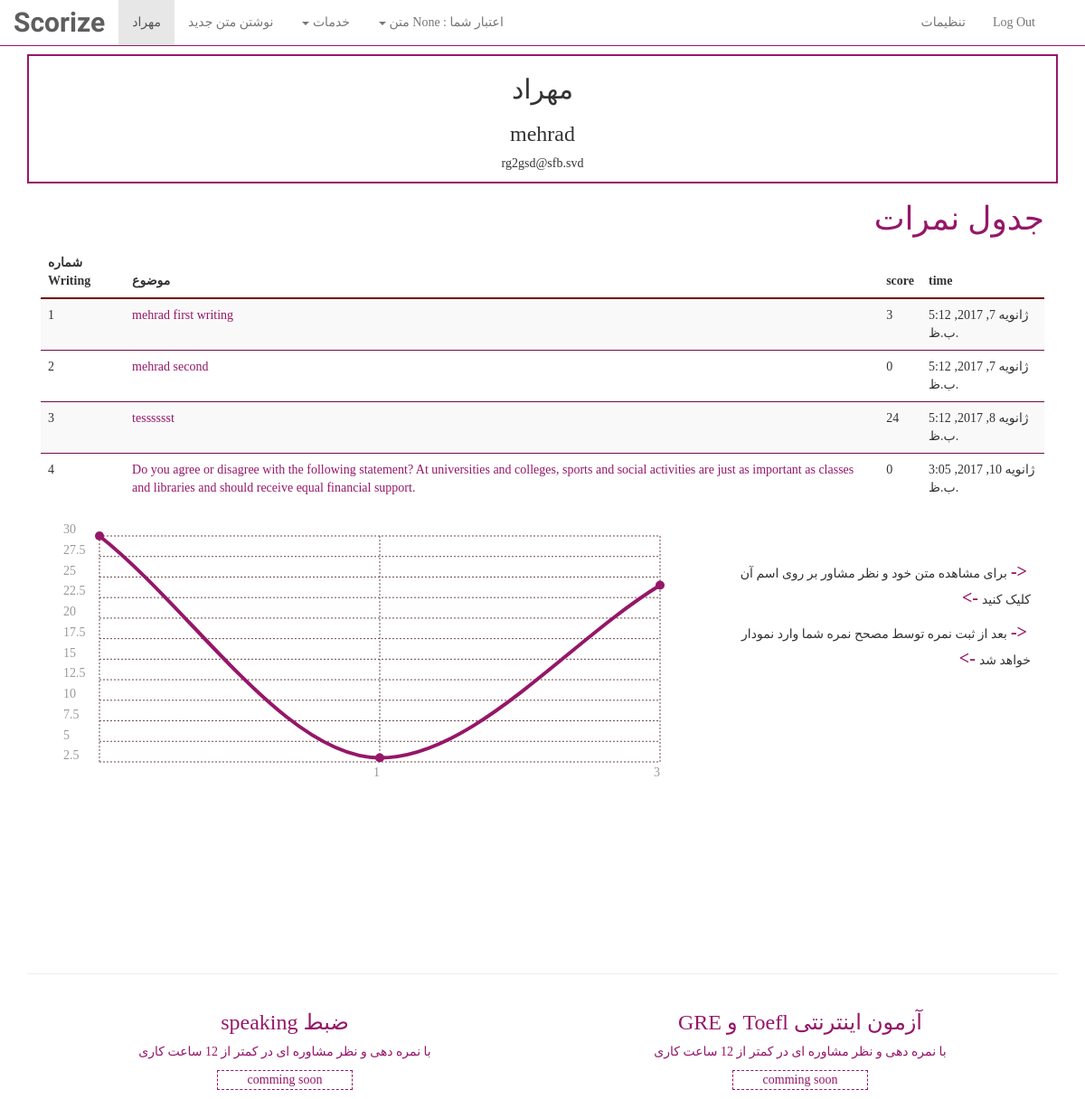
The page /profile/ (signed in) on the database its author committed.
### user_profile/models.py (models this page shows, shortened)
class User(AbstractUser):
    credit= models.CharField(max_length=10, null=True, blank=True)
    teacher=models.BooleanField(
        _('teacher'),
        default=False,
        help_text=_(
            'Designates whether this user can edit the scor??. '
        ),
    )

class Writing(models.Model):
    author=models.ForeignKey(User)
    text=models.TextField(max_length=10000)
    title = models.CharField(max_length=3000,  default='untitled')
    time = models.DateTimeField(auto_now_add=True)
    moshaver=models.TextField(default='نظر مشاور ثبت نشده است.')
    corrector=models.CharField(max_length=30, null=True, blank=True)
    score=models.CharField(max_length=10, default='0')
    grammer=models.CharField(max_length=10000, null=True, blank=True)
    vocab=models.CharField(max_length=10000, null=True, blank=True)
    unity=models.CharField(max_length=10000, null=True, blank=True)
    oad=models.CharField(max_length=10000, null=True, blank=True)
    wordchoice=models.CharField(max_length=10000, null=True, blank=True)
    adress=models.CharField(max_length=10000, null=True, blank=True)
    grammersc=models.CharField(max_length=10000, null=True, blank=True)
    vocabsc=models.CharField(max_length=10000, null=True, blank=True)
    unitysc=models.CharField(max_length=10000, null=True, blank=True)
    oadsc=models.CharField(max_length=10000, null=True, blank=True)
    wordchoicesc=models.CharField(max_length=10000, null=True, blank=True)
    adresssc=models.CharField(max_length=10000, null=True, blank=True)

### user_profile/views.py (the view)
@login_required(login_url='user_profile:login')
def index(request):
    current_user = request.user
    if current_user.teacher :
        return redirect('corrector:teacherindex')
    exam = current_user.writing_set.all()
    context = {
        'user': current_user,
        'exam': exam
    }
    return render(request, 'user_profile/index.html',context)

### user_profile/templates/user_profile/index.html (shortened to what this page needs)
{% extends "user_profile/base.html" %}
{% load static %}
{% block nav %}
    {{ user.first_name }}
{% endblock %}
{% block cre %}
{{ user.credit }}
{% endblock %}
{% block head %}
    <link rel="stylesheet" href="{% static 'user_profile/chartist.min.css' %}">
{% endblock %}
{% block content %}
    <div class="container">
    <div class="text-center" style="border: 2px solid rgb(149,23,104)" >
        <h2>{{ user.first_name }}</h2>
        <h3>{{ user.username }}</h3>
        <p>{{ user.email }}</p>
    </div>
<div class="container-fluid">
{% if exam %}
<h1 style="color: rgb(149,23,104)"> جدول نمرات</h1>
 <table class="table table-striped" style="direction: ltr" id="myTable" >
    <thead >
        <tr >
            <th >شماره Writing</th>
            <th >موضوع</th>
            <th >score</th>
            <th>time</th>
        </tr>
    </thead>
    <tbody>
        {% for item in exam %}
            <tr>
                <td>{{ forloop.counter }}</td>
                <td><a data-toggle="modal" data-target="#{{ forloop.counter }}a" style="color: rgb(149,23,104); cursor: pointer">{{ item.title }}</a></td>
                <td>{{ item.score }}</td>
                <td>{{ item.time }}</td>
            </tr>
           <div class="modal fade " id="{{ forloop.counter }}a">
        {% endfor %}
    </tbody>
 </table>
    <div class="col-sm-8">
    <div class="ct-chart ct-golden-section" style="height: 30rem" ></div>
    </div>
    <div class="col-sm-4">
    <br>
    <br>
    <p><mark><-</mark>برای مشاهده متن خود و نظر مشاور بر روی اسم آن کلیک کنید<mark>-></mark></p>
    <p><mark><-</mark>بعد از ثبت نمره توسط مصحح نمره شما وارد نمودار خواهد شد<mark>-></mark></p>
    </div>
    </div>
    {% else %}
    <br>
            <div class="text-center">
                <p style="">متن خود را ثبت کنید تا <mark>کمتر از 12 </mark> ساعت آینده تصحیح شده با نمره و نظر مشاوره دریافت کنید </p>
                <a href="{% url 'user_profile:NewWriting' %}" class="btn btn-tst " role="button"><h2>تست رایگان writing  </h2></a>
            </div>
    {% endif %}
    <br>
    <br>
    <hr>
    <div class="col-sm-6 text-center" style="color: #951768 ">
        <h3>ضبط speaking</h3>
        <P>با نمره دهی و نظر مشاوره ای در کمتر از 12 ساعت کاری</P>
        <p class="center-block" style="border: 1px dashed #951768; width: 150px">comming soon</p>
    </div><div class="col-sm-6 text-center" style="color: #951768 ">
        <h3>آزمون اینترنتی Toefl و GRE</h3>
        <P>با نمره دهی و نظر مشاوره ای در کمتر از 12 ساعت کاری</P>
        <p class="center-block" style="border: 1px dashed #951768; width: 150px">comming soon</p>
    </div>
</div>
{% endblock %}

### user_profile/templates/user_profile/index.html (style rules this page uses)
body { direction: rtl }
mark { background: none; color: rgb(149,23,104); font-weight: bold; font-size: 20px; }
.table > thead > tr > th, .table > tbody > tr > th, .table > tfoot > tr > th, .table > thead > tr > td, .table > tbody > tr > td, .table > tfoot > tr > td { border-top: 1px solid rgb(106, 17, 75) }
.table > thead > tr > th { border-bottom: 2px solid #710000; }

### user_profile/templates/user_profile/base.html (style rules this page uses)
body { font-family: 'B yekan', tahoma; }

### rows shown on the page
User: first_name "مهراد", credit "None", username "mehrad", email "rg2gsd@sfb.svd"
Writing: title "mehrad first writing", score "3", time "ژانویه 7, 2017, 5:12 ب.ظ."
Writing: title "mehrad second", score "0", time "ژانویه 7, 2017, 5:12 ب.ظ."
Writing: title "tesssssst", score "24", time "ژانویه 8, 2017, 5:12 ب.ظ."
Writing: title "Do you agree or disagree with the following statement? At universities and colleges, sports and social activities are just as important as classes and libraries and should receive equal financial support.", score "0", time "ژانویه 10, 2017, 3:05 ب.ظ."
